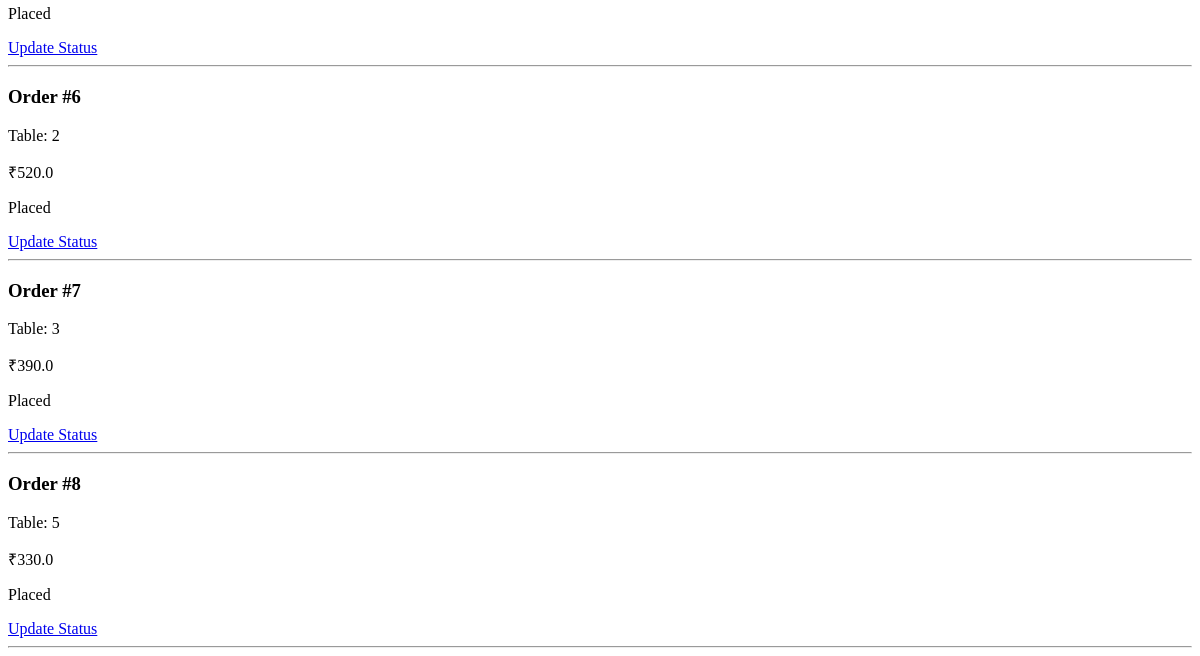
The app's page /kitchen (lower part), older data.
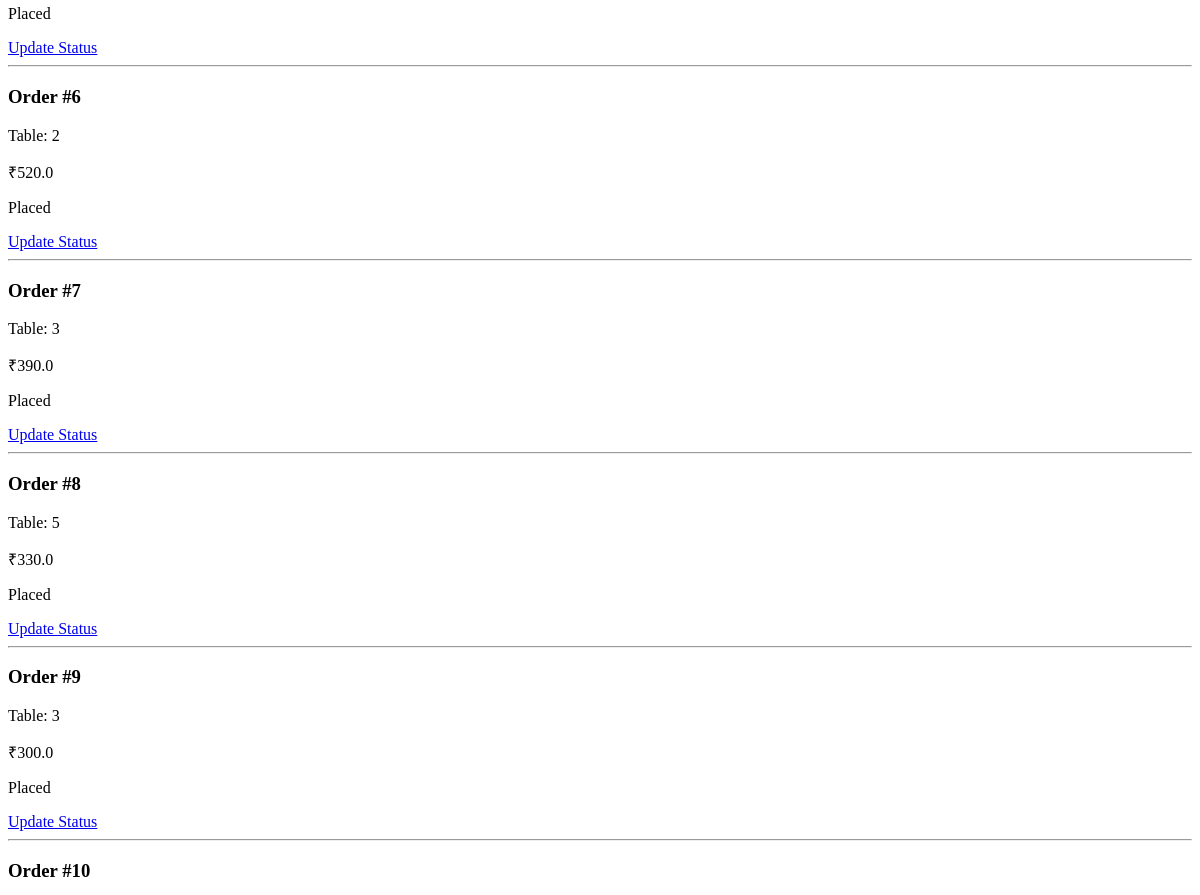
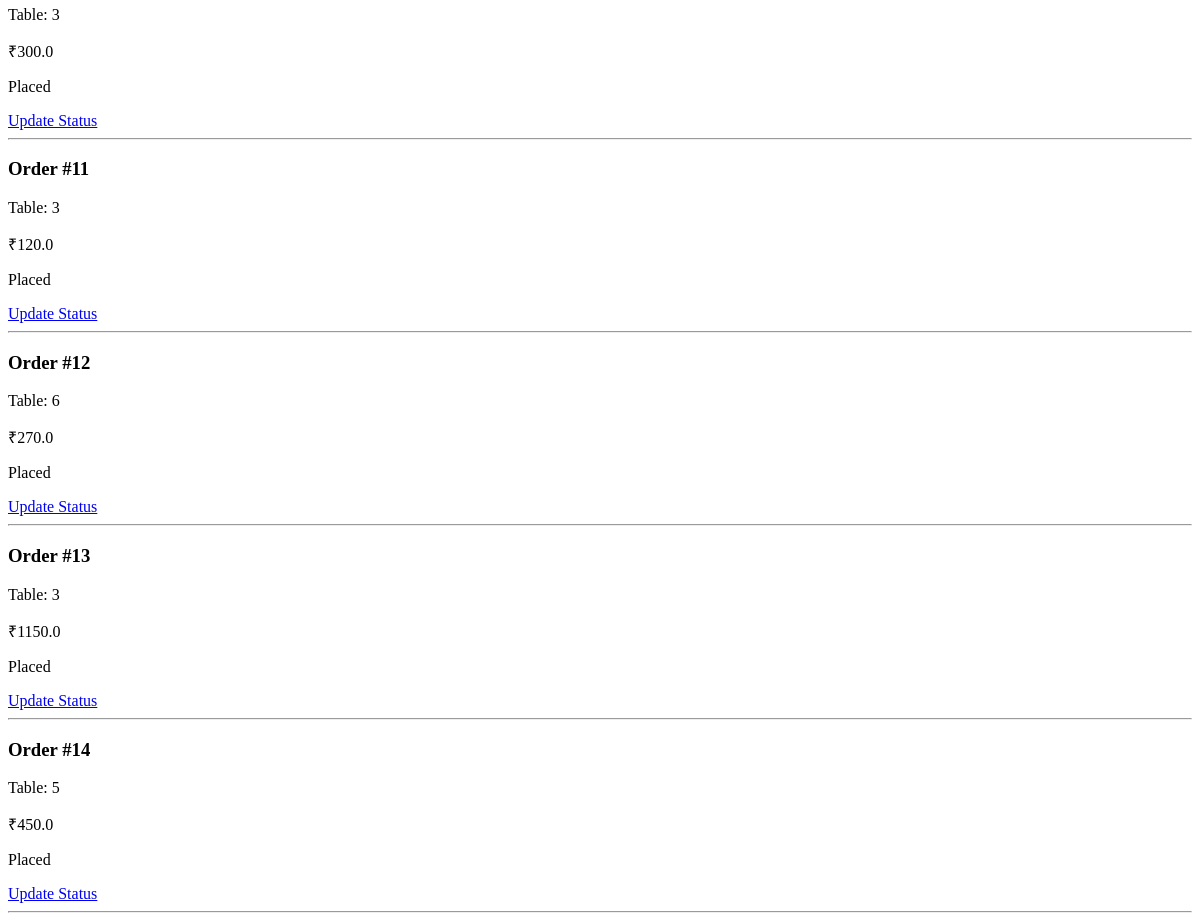
The same page, newer data (2 pictures, top to bottom).
### tables this page shows
CREATE TABLE orders(
        id INTEGER PRIMARY KEY AUTOINCREMENT,
        table_no INTEGER,
        total REAL,
        status TEXT
    );

### app.py (the view)
@app.route("/kitchen")
def kitchen():
    conn = get_db()
    orders = conn.execute(
        "SELECT * FROM orders"
    ).fetchall()
    conn.close()
    return render_template(
        "kitchen.html",
        orders=orders
    )

### app.py (called while the page is built)
def get_db():
    conn = sqlite3.connect(DATABASE)
    conn.row_factory = sqlite3.Row
    return conn

### templates/kitchen.html (shortened to what this page needs)
<!DOCTYPE html>
<html>
<head>
</head>
<body>
{% for order in orders %}
<div>
<h3>
Order #{{ order.id }}
</h3>
<p>
Table: {{ order.table_no }}
</p>
<p>
₹{{ order.total }}
</p>
<p>
{{ order.status }}
</p>
<a href="/update_status/{{ order.id }}">
Update Status
</a>
<hr>
</div>
{% endfor %}
</body>
</html>

Row changes from the older to the newer data that the page shows:
added orders: id "9", table_no "3", total "300.0", status "Placed"
added orders: id "10", table_no "3", total "300.0", status "Placed"
added orders: id "11", table_no "3", total "120.0", status "Placed"
added orders: id "12", table_no "6", total "270.0", status "Placed"
added orders: id "13", table_no "3", total "1150.0", status "Placed"
added orders: id "14", table_no "5", total "450.0", status "Placed"
